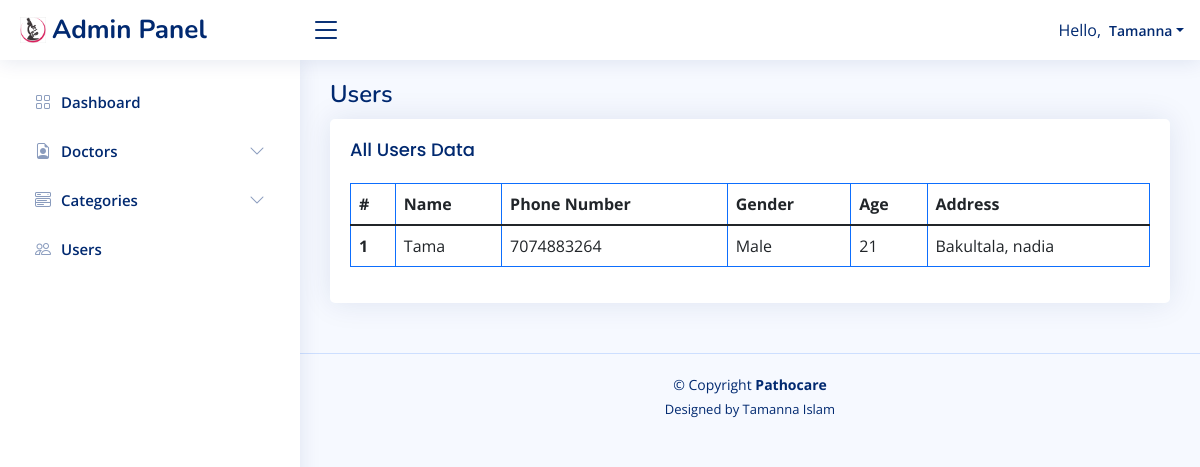
Page /admin/users.php on the earlier database version.
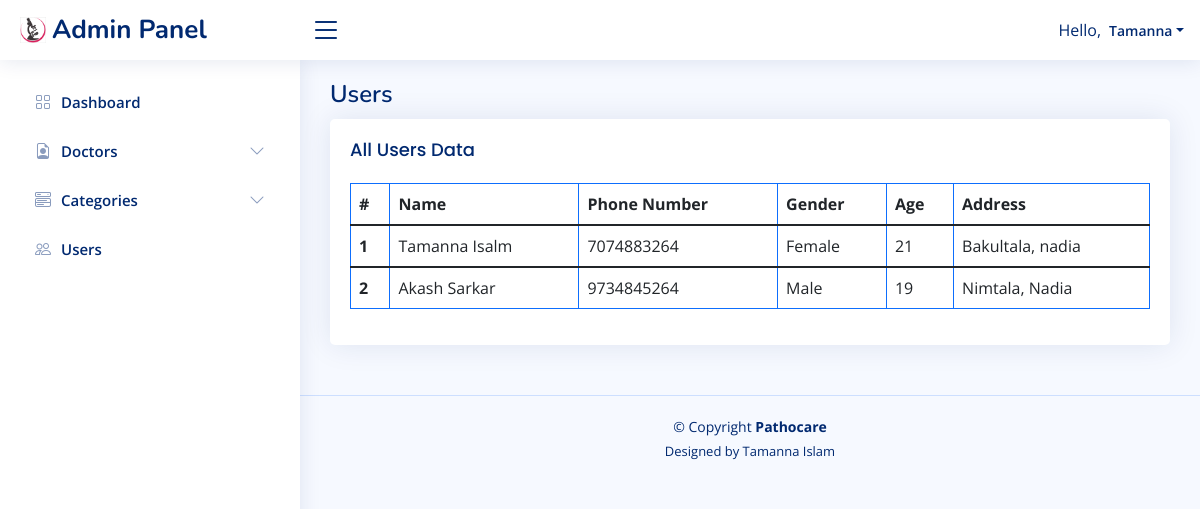
Same page on the later database version.
### tables this page shows
CREATE TABLE `users` (
  `id` int(5) NOT NULL,
  `name` varchar(25) NOT NULL,
  `password` varchar(250) NOT NULL,
  `phone_number` bigint(25) NOT NULL,
  `gender` int(2) NOT NULL,
  `age` int(3) NOT NULL,
  `address` varchar(100) NOT NULL
);

### auth.php (called while the page is built, shortened)
<?php
 require('connect.php');
    $user_id=1;
    $sql="SELECT * FROM users WHERE id='$user_id';";
    $result=$connect->query($sql);
?>

### admin/users.php (the view, shortened to what this page needs)
<!DOCTYPE html>
<html lang="en">
<head>
  <?php require_once('header.php'); ?>
  <main id="main" class="main">
    <div class="pagetitle">
      <h1>Users</h1>
    </div>
    <section class="section">
      <div class="row">
        <div class="col-lg-12">
          <div class="card">
            <div class="card-body">
              <h5 class="card-title">All Users Data</h5>
              <table class="table table-bordered border-primary">
                <thead>
                  <tr>
                    <th scope="col">#</th>
                    <th scope="col">Name</th>
                    <th scope="col">Phone Number</th>
                    <th scope="col">Gender</th>
                    <th scope="col">Age</th>
                    <th scope="col">Address</th>
                  </tr>
                </thead>
                <?php
            $sql="SELECT * FROM users";
            $result_doctors=$connect->query($sql);
            if ($result_doctors->num_rows>0) {
              while($ru=$result_doctors->fetch_assoc()):
  ?>
                <tbody>
                  <tr>
                    <th scope="row"><?php echo $ru['id']; ?></th>
                    <td><?php echo $ru['name']; ?></td>
                    <td><?php echo $ru['phone_number']; ?></td>
                    <td><?php if($ru['gender']==0){echo "Male";}elseif($ru['gender']==1){echo "Female";}else{echo "Other";}; ?></td>
                    <td><?php echo $ru['age']; ?></td>
                    <td><?php echo $ru['address']; ?></td>
                  </tr>
                </tbody>
                <?php endwhile; ?>
                <?php
                }else{
                 echo "No Data Found!";
                 } ?>
              </table>
            </div>
          </div>
        </div>
      </div>
    </section>
  </main>
  <?php require_once('footer.php'); ?>
</body>
</html>

Differences in the rows shown:
changed users "Bakultala, nadia": name "Tama" → "Tamanna Isalm"; gender "Male" → "Female"
added users: id "2", name "Akash Sarkar", phone_number "9734845264", gender "Male", age "19", address "Nimtala, Nadia"
